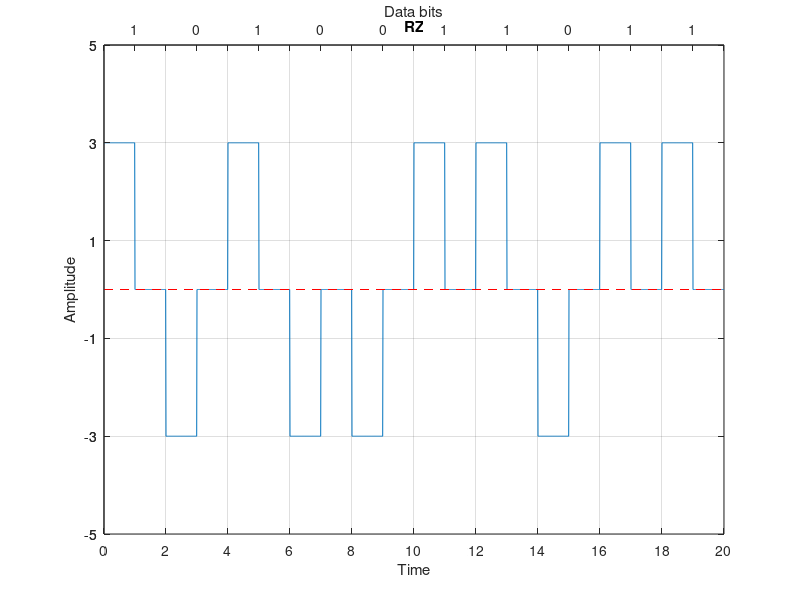

Source code (MATLAB):
clear all;
close all;
clc;

bits = [1 0 1 0 0 1 1 0 1 1];
bit_duration = 2;

fs = 100;
Total_time = length(bits) * bit_duration;   # time needed to send whole data
t = 0: 1/fs: Total_time-(1/fs);

one = [ones(1, (fs/2) * bit_duration).*3, zeros(1, (fs/2) * bit_duration)];
zero = [ones(1, (fs/2) * bit_duration).*-3, zeros(1, (fs/2) * bit_duration)];

# sender end
for i = 1 : length(bits)
  if bits(i) == 0
    rz(((i-1) * bit_duration * fs) + 1 : i * bit_duration * fs) = zero;
  else
    rz(((i-1) * bit_duration * fs) + 1 : i * bit_duration * fs) = one;
  endif
endfor

# ploting
plot(t, rz);
xticks([0: bit_duration: Total_time]);
yticks([-5: 2: 5]);
ylim([-5, 5]);
xlim([0, Total_time]);
grid on;
title("RZ");
xlabel("Time");
ylabel("Amplitude");
line ([0, Total_time], [0 0], "linestyle", "--", "color", "r");

% Top axis
ax1=gca;
ax2 = axes('Position', get(ax1, 'Position'), 'Color', 'none');
set(ax2, 'XAxisLocation', 'top');
set(ax2, 'XLim', get(ax1, 'XLim'));
set(ax2, 'YLim', get(ax1, 'YLim'));
set(ax2, 'XTick', [bit_duration/2: bit_duration: Total_time]);
set(ax2, 'YTick', [-5: 2: 5]);
set(ax2, 'XTickLabel', bits);
set(ax2, 'XLabel', 'Data bits');


# receiver end
for i = 1 : length(rz)/(bit_duration * fs)
  if rz(((i-1) * bit_duration * fs) + 1 : i * bit_duration * fs) == one
    rcv_data(i) = 1;
  else
    rcv_data(i) = 0;
  endif
endfor

disp(rcv_data);
